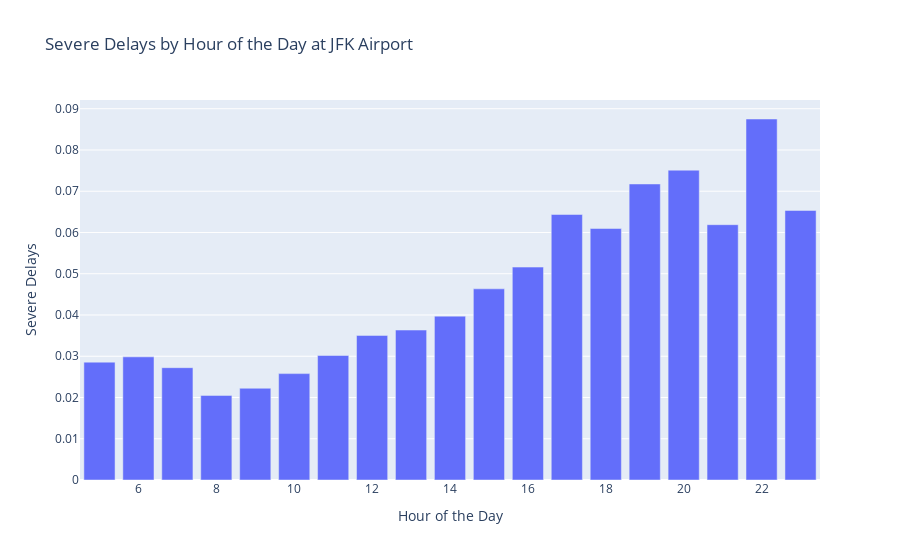

The notebook cell saved with this chart:
### Code cell
px.bar(df_by_hour,
                  x=df_by_hour.loc[df_by_hour['ORIGIN'] == 'ATL']['rounded-hour'],
                  y=df_by_hour.loc[df_by_hour['ORIGIN'] == 'ATL']['percent-delayed'],
                  labels={"x": "Hour of the Day",
                          "y": "Severe Delays"},
                  title="Severe Delays by Hour of the Day at JFK Airport")

### Figure 1 — Plotly figure (JSON) as saved in the notebook; plotly's stock layout.template omitted (floating-point values rounded to 4 significant figures)
{"data": [{"alignmentgroup": "True", "hovertemplate": "Hour of the Day=%{x}<br>Severe Delays=%{y}<extra></extra>", "legendgroup": "", "marker": {"color": "#636efa"}, "name": "", "offsetgroup": "", "orientation": "v", "showlegend": false, "textposition": "auto", "type": "bar", "x": [5, 6, 7, 8, 9, 10, 11, 12, 13, 14, 15, 16, 17, 18, 19, 20, 21, 22, 23], "xaxis": "x", "y": [0.02857, 0.02985, 0.02723, 0.0205, 0.02224, 0.02579, 0.03018, 0.03505, 0.03635, 0.03972, 0.04634, 0.05162, 0.06436, 0.06096, 0.07176, 0.07511, 0.06189, 0.08751, 0.06534], "yaxis": "y"}], "layout": {"barmode": "relative", "legend": {"tracegroupgap": 0}, "title": {"text": "Severe Delays by Hour of the Day at JFK Airport"}, "xaxis": {"anchor": "y", "domain": [0, 1], "title": {"text": "Hour of the Day"}}, "yaxis": {"anchor": "x", "domain": [0, 1], "title": {"text": "Severe Delays"}}}}
